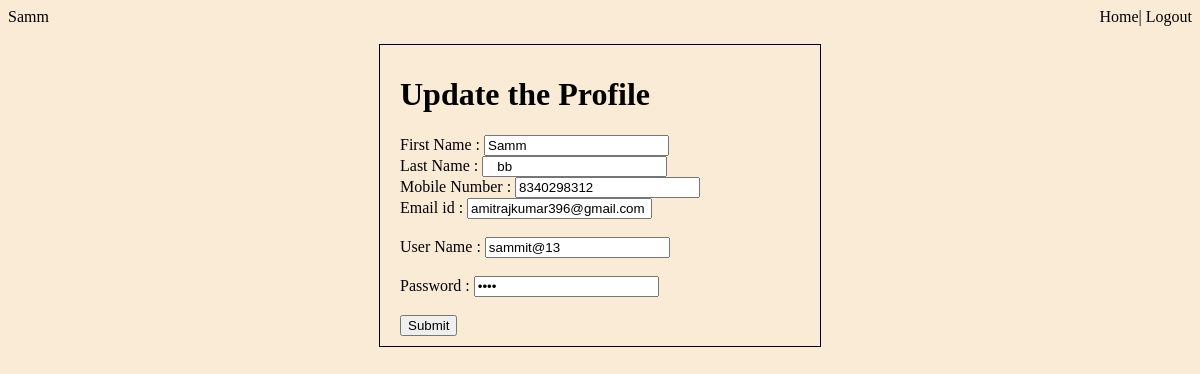
The app's page /profile (signed in) with its own data.
### groce/model.py (models this page shows, shortened)
class User(db.Model, UserMixin):
    u_id = db.Column(db.Integer, primary_key = True)
    first_name = db.Column(db.String, nullable = False)
    last_name = db.Column(db.String)
    mobile_number = db.Column(db.String(10), unique = True)
    Email_id = db.Column(db.String)
    user_name = db.Column(db.String, unique = True, nullable = False)
    password = db.Column(db.String, unique = True, nullable = False)
    carts = db.relationship('Addcart',backref = 'user')

### groce/routes.py (the view, shortened to what this page needs)
@app.route('/profile' ,methods = ["GET","POST"])
def user_profile():
    user = User.query.filter_by(u_id = current_user.u_id).first()
    return render_template('profile.html', user= user, username = current_user.first_name)

### groce/model.py (called while the page is built)
@login_manager.user_loader
def load_user(u_id):
    return User.query.get(int(u_id))

### groce/templates/profile.html (shortened to what this page needs)
<!DOCTYPE html>
<html lang="en">
<head>
</head>
<body>
    <div class = "profiles">
    <div class="header">
        <div>
        {{username}}
    </div>
    <div class = "dashBoard">
        <a href="/user_dashboard" type="button" style="margin-left: 125px;"> Home|</a>
        <a href="/userlogout" type="button"> Logout</a>
    </div>
    </div><br>
    <div class = "profile">
        <form action="/profile" method="POST" id="update-form" class="profileForm">
            <h1>Update the Profile</h1>
            <div>
                <label>First Name :</label>
                <input type="text" name="f_name"  value="{{user.first_name}}" required/>
            </div>
            <div>
                <label>Last Name :</label>
                <input type="text" name="l_name" value=" {{user.last_name}}"/>
            </div>
            <div>
                <label>Mobile Number :</label>
                <input type="tel" name="mobile_number" value="{{user.mobile_number}}" required/>
            </div>
            <div>
                <label>Email id :</label>
                <input type="email" name="Email" value="{{user.Email_id}}" required/>
            </div><br>
            <div>
                <label>User Name :</label>
                <input type="text" name="u_name"  value="{{user.user_name}}" required>
            </div><br>
            <div>
                <label >Password :</label>
                <input type="password" name="password" value="{{user.password}}" required>
            </div><br>
            <div>
                <input type="submit" value="Submit">
            </div>
        </form>
    </div>
</div>
</body>
</html>

### groce/templates/profile.html (style rules this page uses)
body { background-color: antiquewhite; }
.profiles { margin: auto; max-width: 1300px; }
.header { display: flex; justify-content: space-between; }
.dashBoard a { text-decoration: none; color: black; }
.profile { margin: auto; }
.profileForm { text-align: left; margin: auto; width: 400px; border: 1px solid black; padding: 10px 20px; }

### records on screen
User: first_name "Samm", f_name "Samm", l_name "bb", mobile_number "8340298312", Email "amitrajkumar396@gmail.com", u_name "sammit@13"
